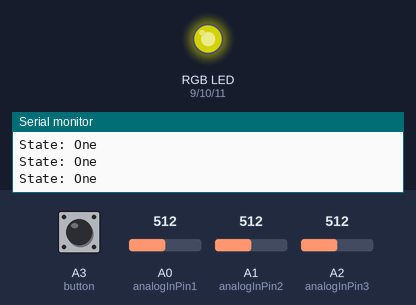
Simulated run of this sketch. Board: Arduino Uno, built with avr-gcc and run on an emulated ATmega328P. Shown: an RGB LED mixed from three pins (HIGH = lit), the last lines printed to the serial monitor. Inputs (shaded band) come from the test bench; at power-on: A3 (button) LOW, A1 (analogInPin2) = 512, A2 (analogInPin3) = 512, A0 (analogInPin1) = 512. Dim RGB values are drawn brighter than linear.

Above: at 1.2 s.
1.3 s: A3 (button) pulled HIGH for 0.15 s
At 2.2 s:
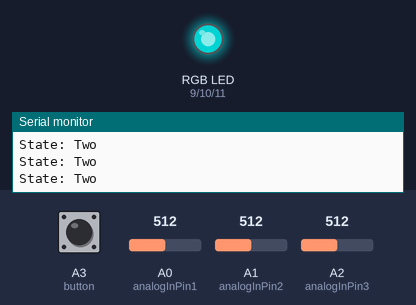
2.9 s: A1 (analogInPin2) set to 716
At 3.3 s:
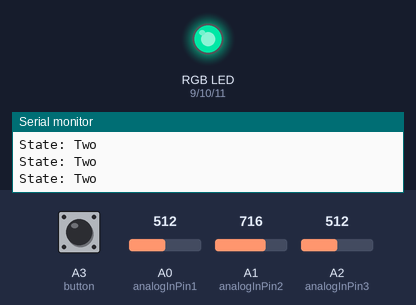
4.4 s: A2 (analogInPin3) set to 716
At 5.6 s:
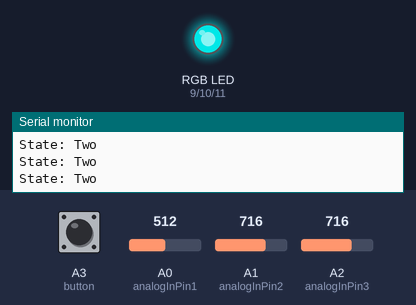
5.9 s: A3 (button) pulled HIGH for 1 s
At 7.2 s:
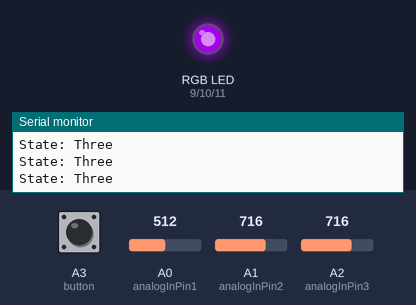
8.4 s: A0 (analogInPin1) set to 716
At 8.7 s:
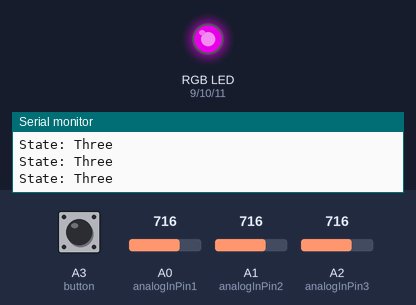
9.9 s: A3 (button) pulled HIGH for 0.15 s
At 11.0 s:
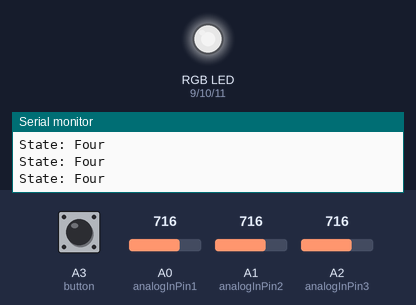
Timing chart, 0 to 12.5 s (numbered marks = the images above; inputs shaded):
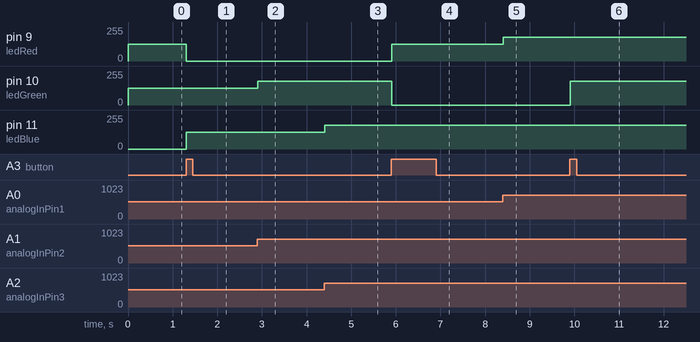

Measured:
- after the input at 1.3 s, pin 9 (ledRed): 127/255 → 0/255 at once; pin 11 (ledBlue): 0/255 → 127/255 at once
- after the input at 2.9 s, pin 10 (ledGreen): 127/255 → 178/255 at once
- after the input at 4.4 s, pin 11 (ledBlue): 127/255 → 178/255 at once
- after the input at 5.9 s, pin 9 (ledRed): 0/255 → 127/255 at once; pin 10 (ledGreen): 178/255 → 0/255 at once
- after the input at 8.4 s, pin 9 (ledRed): 127/255 → 178/255 at once
- after the input at 9.9 s, pin 10 (ledGreen): 0/255 → 178/255 at once

The sketch:

Lab7_FSM_with_sensors.ino
```cpp
#include <FiniteStateMachine.h>
#include <Button.h>

const byte NUMBER_OF_STATES = 5;   //how many states are we cycling through?

//state function declarations
void One_fn();
void Two_fn();
void Three_fn();
void Four_fn();
void Five_fn();

//initialize states
State One    = State(One_fn);
State Two    = State(Two_fn);
State Three  = State(Three_fn);
State Four   = State(Four_fn);
State Five   = State(Five_fn);

FSM FSM_RGB_LED = FSM(One);           //initialize state machine, start in state: One

Button button = Button(A3, PULLDOWN); //initialize the button (or touch sensor)
byte buttonPresses = 0;               //counter variable, holds number of button presses

// define LED pins
#define ledRed    9
#define ledGreen 10
#define ledBlue  11

const int analogInPin1 = A0;
const int analogInPin2 = A1;
const int analogInPin3 = A2;

int sensorValue1 = 0;
int sensorValue2 = 0;
int sensorValue3 = 0;

int outputValue1 = 0;
int outputValue2 = 0;
int outputValue3 = 0;

void setup() {
  pinMode(ledRed,   OUTPUT);
  pinMode(ledGreen, OUTPUT);
  pinMode(ledBlue,  OUTPUT);
  Serial.begin(9600);
}

void loop() {
  sensorValue1 = analogRead(analogInPin1);
  sensorValue2 = analogRead(analogInPin2);
  sensorValue3 = analogRead(analogInPin3);

  outputValue1 = map(sensorValue1, 0, 1023, 0, 255);
  outputValue2 = map(sensorValue2, 0, 1023, 0, 255);
  outputValue3 = map(sensorValue3, 0, 1023, 0, 255);

  if (button.uniquePress()) {
    //increment buttonPresses and constrain it to [ 0, 1, 2, 3 ]
    buttonPresses = ++buttonPresses % NUMBER_OF_STATES;

    switch (buttonPresses) {
      case 0: FSM_RGB_LED.transitionTo(One);   break;
      case 1: FSM_RGB_LED.transitionTo(Two);   break;
      case 2: FSM_RGB_LED.transitionTo(Three); break;
      case 3: FSM_RGB_LED.transitionTo(Four);  break;
      case 4: FSM_RGB_LED.transitionTo(Five);  break;
    }
  }
  FSM_RGB_LED.update();
}

//state functions
void One_fn()   {
  analogWrite(ledRed,   outputValue1);
  analogWrite(ledGreen,   outputValue2);
  analogWrite(ledBlue, LOW);
  Serial.println("State: One");
}

void Two_fn()   {
  analogWrite(ledGreen,   outputValue2);
  analogWrite(ledRed, LOW);
  analogWrite(ledBlue, outputValue3);
  Serial.println("State: Two");
}

void Three_fn() {
  analogWrite(ledRed,  outputValue1);
  analogWrite(ledGreen,   LOW);
  analogWrite(ledBlue, outputValue3);
  Serial.println("State: Three");
}

void Four_fn()  {
  analogWrite(ledRed,   outputValue1);
  analogWrite(ledGreen, outputValue2);
  analogWrite(ledBlue,  outputValue3);
  Serial.println("State: Four");
}
void Five_fn()
{
  digitalWrite(ledRed,   LOW);
  digitalWrite(ledGreen, LOW);
  digitalWrite(ledBlue,  LOW);
  Serial.println("State: Five");
}
```
